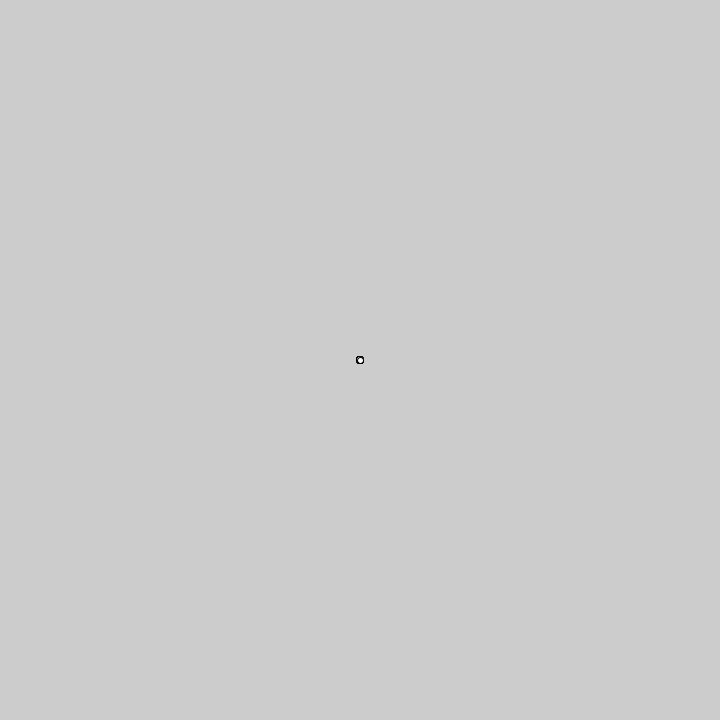
Frame 1 (no input)
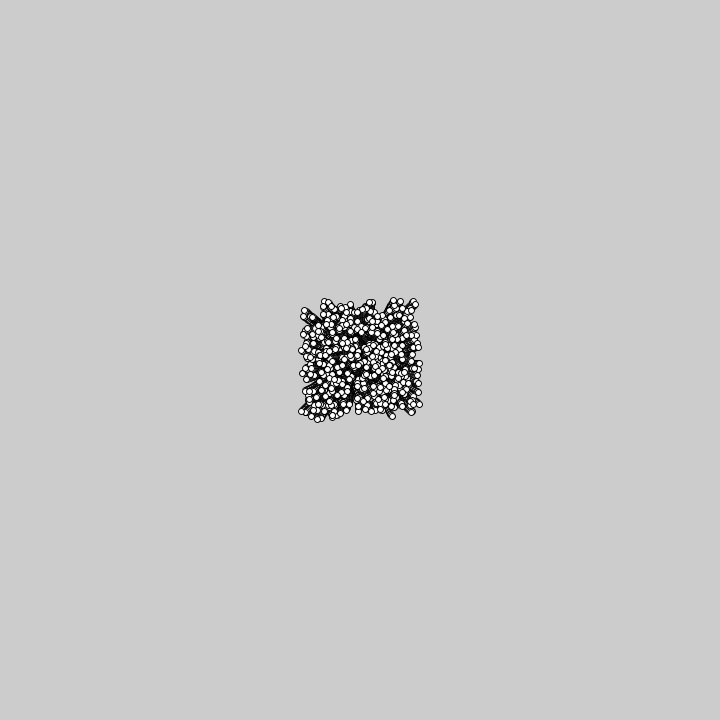
Frame 60 (the mouse pressed at the canvas centre just before this capture)
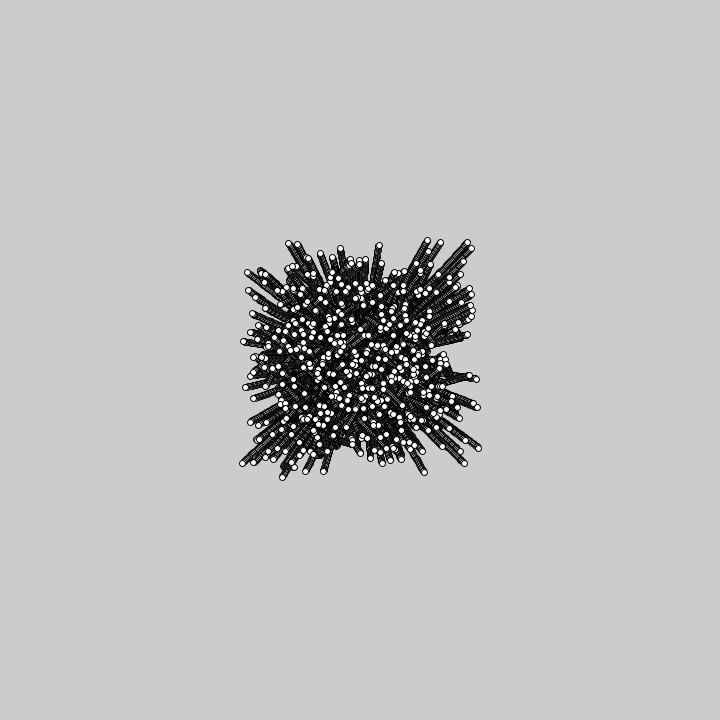
Frame 120 (the mouse held since frame 60 and released just before this capture)

The Processing sketch that drew these frames (run headless with seeded random() and noise(); from frame 60 on, the mouse is pressed at the canvas centre):

// Processing sketch: processing_147188
// ── processing_147188.pde


// DEFINIZIONE DELLA  CLASSE Agente

class Agente
{
  PVector posizione;
  PVector spostamento;

  Agente (PVector partenza) {
    posizione = partenza.get();
    spostamento = new PVector( random(-1,1), random(-1,1) );
  }

  void update() {
    if (random(100)<1) {
      spostamento = new PVector( random(-1,1), random(-1,1) );
    }
    posizione.add(spostamento);
    if (posizione.dist(centro) > 350) {
      spostamento.mult(-1);
    }
  }

  void display() {
    ellipse(posizione.x, posizione.y, 6, 6);
  }
}

// USO DELLA CLASSE Agente

Agente[] agenti = new Agente[500];
PVector centro;

void setup()
{
  size(720, 720);
  centro = new PVector(width/2, height/2);
  
  for (int i=0;  i<agenti.length;  i++) {
    agenti[i] = new Agente( centro );
  }
}

void draw()
{
  for (Agente a : agenti) {
    a.update();
    a.display();
  }
}
